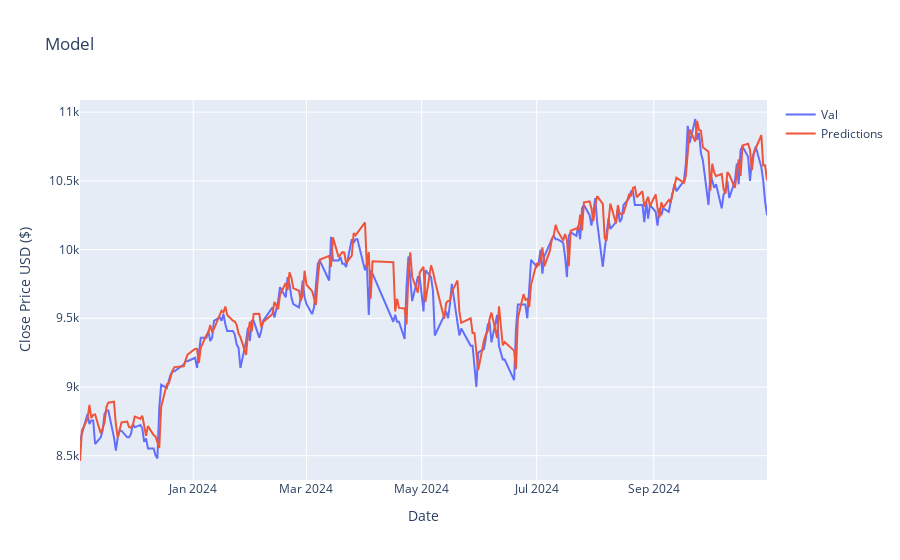

Notebook cell for this chart:
### Code cell
from plotly import graph_objs as go

fig = go.Figure()

fig.add_trace(go.Scatter(x=valid['date'], y=valid['Close'], mode='lines', name='Val'))
fig.add_trace(go.Scatter(x=valid['date'], y=valid['Predictions'], mode='lines', name='Predictions'))

fig.update_layout(title='Model',
                        xaxis_title='Date',
                        yaxis_title='Close Price USD ($)')
fig.show()

### Figure 1 — Plotly figure (JSON) as saved in the notebook; plotly's stock layout.template omitted (floating-point values rounded to 4 significant figures; data arrays with more than 128 entries replaced by an {"elided": "..."} marker saying what was removed)
{"data": [{"mode": "lines", "name": "Val", "type": "scatter", "x": {"elided": "238 str values"}, "y": {"elided": "238 float values"}}, {"mode": "lines", "name": "Predictions", "type": "scatter", "x": {"elided": "238 str values"}, "y": {"elided": "238 float values"}}], "layout": {"title": {"text": "Model"}, "xaxis": {"title": {"text": "Date"}}, "yaxis": {"title": {"text": "Close Price USD ($)"}}}}
